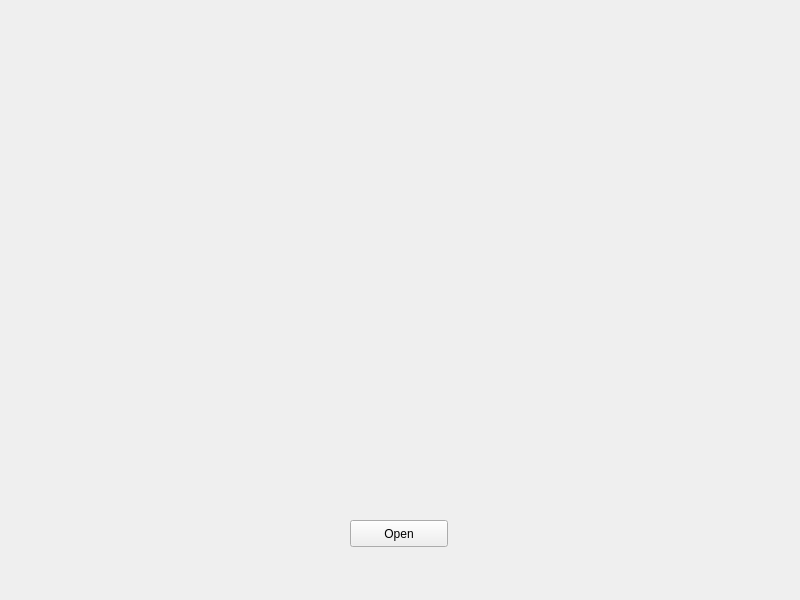
<?xml version="1.0" encoding="UTF-8"?>
<ui version="4.0">
 <class>ICScreenSaver</class>
 <widget class="QWidget" name="ICScreenSaver">
  <property name="geometry">
   <rect>
    <x>0</x>
    <y>0</y>
    <width>800</width>
    <height>600</height>
   </rect>
  </property>
  <property name="windowTitle">
   <string>Form</string>
  </property>
  <widget class="QLabel" name="label">
   <property name="geometry">
    <rect>
     <x>0</x>
     <y>0</y>
     <width>800</width>
     <height>600</height>
    </rect>
   </property>
   <property name="text">
    <string/>
   </property>
   <property name="pixmap">
    <pixmap resource="resource.qrc">:/resource/screen.jpg</pixmap>
   </property>
   <property name="scaledContents">
    <bool>false</bool>
   </property>
  </widget>
  <widget class="QPushButton" name="pushButton">
   <property name="geometry">
    <rect>
     <x>350</x>
     <y>520</y>
     <width>98</width>
     <height>27</height>
    </rect>
   </property>
   <property name="text">
    <string>Open</string>
   </property>
  </widget>
 </widget>
 <resources>
  <include location="resource.qrc"/>
 </resources>
 <connections/>
</ui>
